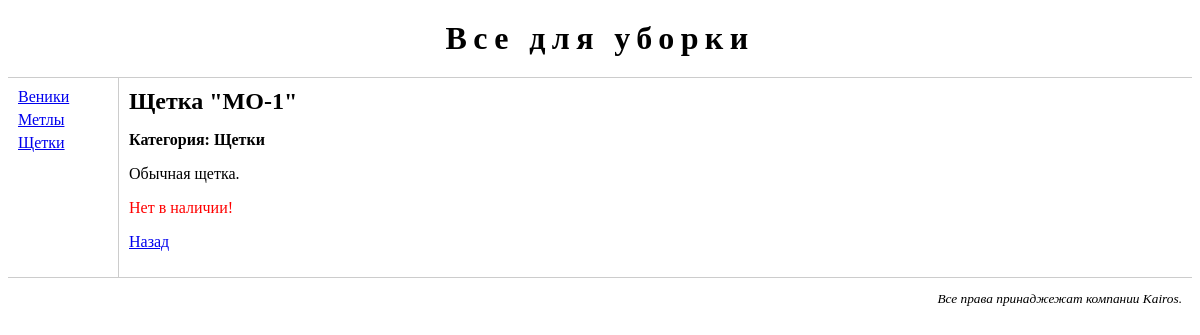
The page /goods/good/4/ on the database its author committed.
### page/models.py (models this page shows, shortened)
class Category(models.Model):
	name = models.CharField('Название категории', max_length = 30, unique = True)
	description = models.TextField('Описание', blank = True)
	class Meta:
		verbose_name = "категория"
		verbose_name_plural = "категории"

class Good(models.Model):
	name = models.CharField('Наименование товара', max_length = 50, unique = True)
	description = models.TextField('Описание')
	in_stock = models.BooleanField(default = True, db_index = True)
	category = models.ForeignKey(Category, null = True, blank = True, on_delete = models.SET_NULL)
	price = models.PositiveIntegerField(null = False, blank = False)
	class Meta:
		ordering = ["-price", "name"]
		unique_together = ("category", "name", "price")
		verbose_name = "товар"
		verbose_name_plural = "товары"

### page/views.py (the view)
# urls.py: url(r'^good/(?P<good_id>\d+)/$', views.good, name = "good"),
def good(request, good_id):
	cats = Category.objects.all().order_by("name")
	try:
		good = Good.objects.get(pk = good_id)
	except Good.DoesNotExist:
		raise Http404("Страница не найдена ухахаха!")
	return render(request, "page/good.html", {"cats": cats, "good": good})

### page/templates/page/good.html (shortened to what this page needs)
{% extends "page/base.html" %}
{% block main %}
	<h2>{{ good.name }}</h2>
	<p class="category">Категория: {{ good.category.name }}</p>
	<p>{{ good.description|linebreaksbr }}</p>
	<p class="not-in-stock">{% if not good.in_stock %} Нет в наличии! {% endif %}</p>
	<p><a href="/good/{{ good.category.id }}/"> Назад </a></p>
{% endblock %}

### page/templates/page/base.html (shortened to what this page needs)
{% load staticfiles %}
<!DOCTYPE html>
<html>
	<head>
		<link rel="stylesheet" type="text/css" href="{% static "page/main.css"%}">
	</head>
	<body>
		<div id="header">
			<h1>Все для уборки</h1>
		</div>
		<div id="leftmenu">
			<ul>
				{% for cat in cats %}
					<li>
						{% url 'page:index' cat_id=cat.id as cat_url %}
						<a href = "{{ cat_url }}">{{ cat.name }}</a>
					</li>
				{% endfor %}
			</ul>
		</div>
		<div id="main">
			{% block main %}
			{% endblock %}
		</div>
		<div id="footer">
			<p>Все права принаджежат компании Kairos.</p>
		</div>
	</body>
</html>

### page/static/page/main.css (style rules this page uses)
#header { text-align: center; border-bottom: 1px #cccccc solid; }
#header h1 { margin: 20px 0px 20px 0px; letter-spacing: 0.2em; }
#leftmenu { float: left; width: 100px; padding: 10px; }
#leftmenu ul { margin: 0px; padding: 0px; }
#leftmenu ul li { list-style-type: none; margin-bottom: 5px; }
#main { margin-left: 110px; border-left: 1px #cccccc solid; padding: 10px; }
#main h2 { margin: 0px 0px 10px 0px; }
#main p.category { font-weight: bold; }
#main p.not-in-stock { color: #FF0000; }
#footer { text-align: right; border-top: 1px #cccccc solid; padding-right: 10px; }
#footer p { font-size: smaller; font-style: italic; }

### rows shown on the page
Category: name "Веники"
Category: name "Метлы"
Category: name "Щетки"
Good: name "Щетка \"МО-1\"", category.name "Щетки", description "Обычная щетка."
